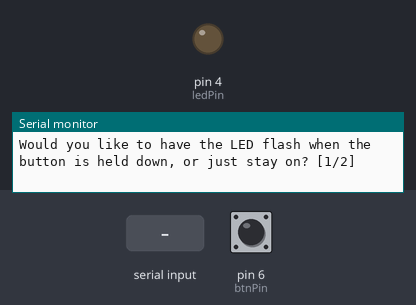
The sketch below on a simulated Arduino Uno, built with avr-gcc and run on an emulated ATmega328P. Shown: output pins drawn as LEDs (lit = HIGH), the last lines printed to the serial monitor. Inputs (shaded band) come from the test bench; at power-on: pin 6 (btnPin) LOW.

Above: at 0.8 s.
0.9 s: "1\n" received over Serial
2.4 s: pin 6 (btnPin) pulled HIGH for 0.15 s
At 2.83 s:
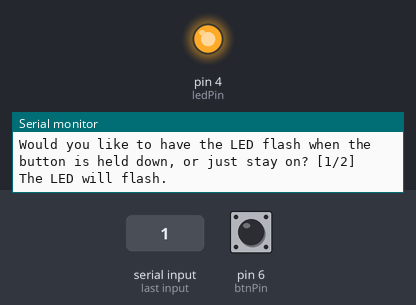
5.4 s: pin 6 (btnPin) pulled HIGH for 1 s
At 5.92 s:
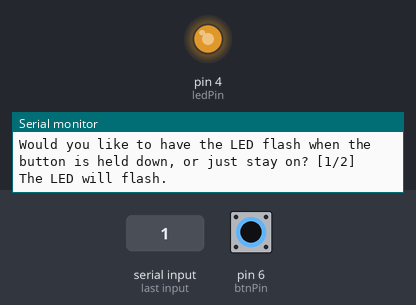
Timing chart, 0 to 8.5 s (numbered marks = the images above; inputs shaded):
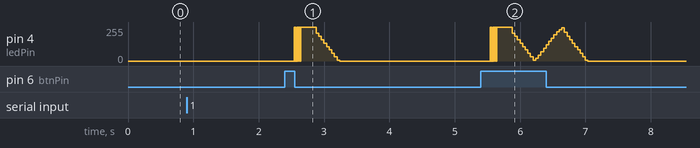

The sketch:

ledButtonFade.ino
```cpp
int ledPin = 4, btnPin = 6, flag = 0, index = 0, tempBuff;
char serBuff[3] = {0};
bool flashing;

void ledFade(bool fadeIn)
{
  int delayOn, delayOff;
  for (int fadeCycle = 1; fadeCycle < 21; fadeCycle++)
  {
    if (fadeIn)
    {
      delayOn = fadeCycle;
      delayOff = 20 - fadeCycle;
    }
    else
    {
      delayOn = 20 - fadeCycle;
      delayOff = fadeCycle;
    }
    digitalWrite(ledPin, 1);
    delay(delayOn);
    digitalWrite(ledPin, 0);
    delay(delayOff);
  }
}

void setup()
{
  pinMode(ledPin, OUTPUT);
  pinMode(btnPin, INPUT);
  Serial.begin(9600);

  Serial.println("Would you like to have the LED flash when the button is held down, or just stay on? [1/2]");
  while (true)
  {

    for (int x = 0; x < 2; x++)
    {
      while (Serial.available() == 0) {}
      tempBuff = Serial.read();
      if (x == 0 && (tempBuff == '\n' || tempBuff == '\r'))
      {
        break;
      }
      else if (tempBuff != -1)
      {
        tempBuff = (char)tempBuff;
        serBuff[x] = tempBuff;
      }
    }
    while (!(tempBuff == '\n' || tempBuff == '\r'))
    {
      tempBuff = Serial.read();
    }
    if (serBuff[0] == '1' && (serBuff[1] == '\n' || serBuff[1] == '\r'))
    {
      flag = 1;
      break;
    }
    else if (serBuff[0] == '2' && (serBuff[1] == '\n' || serBuff[1] == '\r'))
    {
      flag = 2;
      break;
    }
    else
    {
      Serial.println("Invalid input. Try again.");
    }
  }
  flashing = (flag == 1);
  Serial.print("The LED will ");
  if (!flashing)
  {
    Serial.print("not ");
  }
  Serial.println("flash.");
}

void loop()
{
  if (digitalRead(btnPin) == 1)
  {
    ledFade(true);
    if (!flashing)
    {
      while (digitalRead(btnPin) == 1)
      {
        digitalWrite(ledPin, 1);
      }
    }

    ledFade(false);
  }
}
```

Measured:
- after the input at 2.4 s, pin 4 (ledPin): ramps from 255/255 to 0/255 and jumps back, once every 0.02 s
